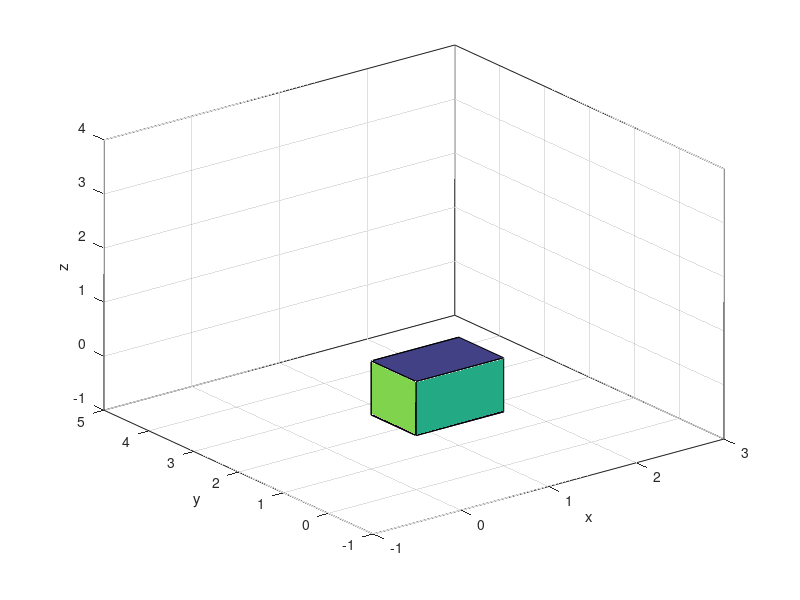

The MATLAB source for this figure:
p1 = [0 0 0];
p2 = [1 0 0];
p3 = [1 1 0];
p4 = [0 1 0]; 
p5 = [0 0 1];
p6 = [1 0 1];
p7 = [1 1 1];
p8 = [0 1 1];

 
x = [p1(1) p2(1) p3(1) p4(1)];
y = [p1(2) p2(2) p3(2) p4(2)];
z = [p1(3) p2(3) p3(3) p4(3)];
fill3(x, y, z, 1);
hold on
 
x = [p5(1) p6(1) p7(1) p8(1)];
y = [p5(2) p6(2) p7(2) p8(2)];
z = [p5(3) p6(3) p7(3) p8(3)];
fill3(x, y, z, 2);

x = [p2(1) p6(1) p7(1) p3(1)];
y = [p2(2) p6(2) p7(2) p3(2)];
fill3(x, y, z, 3);
 

x = [p2(1) p6(1) p5(1) p1(1)];
y = [p2(2) p6(2) p5(2) p1(2)];
z = [p2(3) p6(3) p5(3) p1(3)];
fill3(x, y, z, 4);

x = [p1(1) p5(1) p8(1) p4(1)];
y = [p1(2) p5(2) p8(2) p4(2)];
z = [p1(3) p5(3) p8(3) p4(3)];
fill3(x, y, z, 5);

x = [p4(1) p3(1) p7(1) p8(1)];
y = [p4(2) p3(2) p7(2) p8(2)];
z = [p4(3) p3(3) p7(3) p8(3)];
fill3(x, y, z, 6);

xlabel('x'); ylabel('y'); zlabel('z');
axis([-1 3 -1 5 -1 4])
grid

